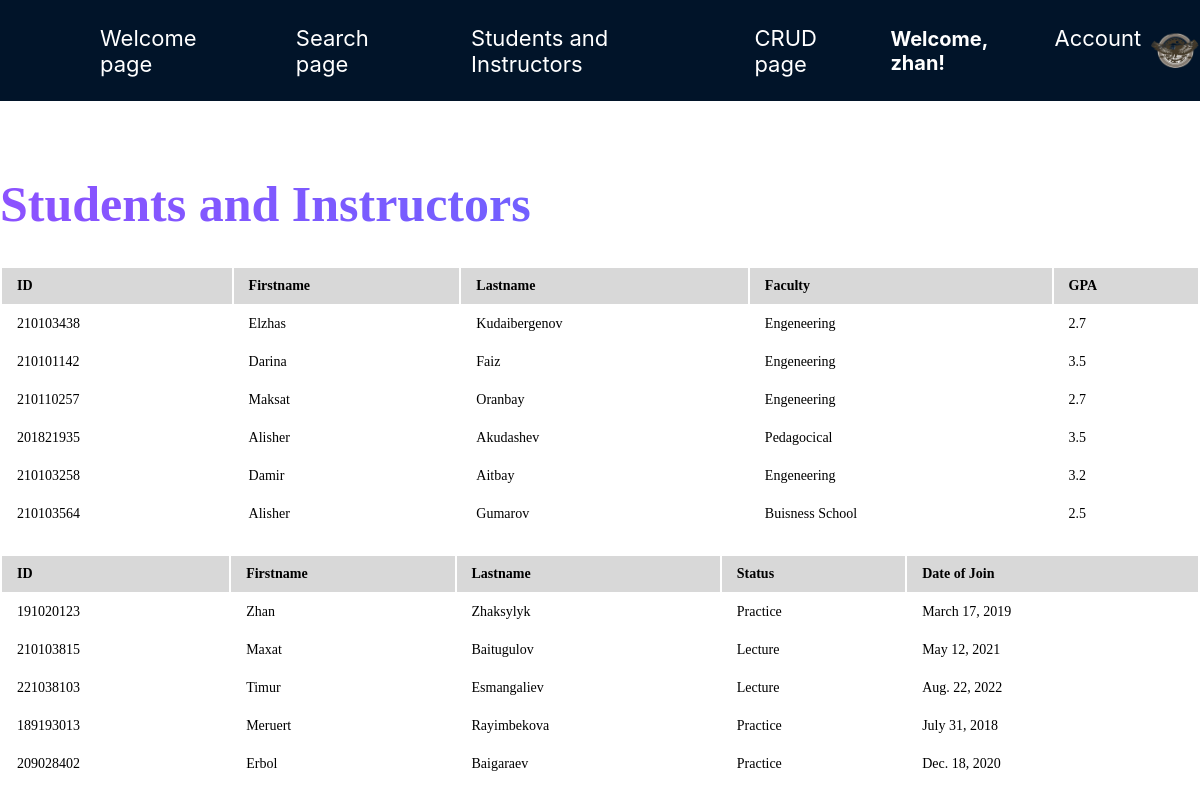
/all_members/ (signed in), run on the app's committed database.
### sdudent/models.py (models this page shows, shortened)
class Profile(models.Model):
    user = models.OneToOneField(User, on_delete=models.CASCADE)
    image = models.ImageField(default='profile_pics/default.png', upload_to='profile_pics')

class Student(models.Model):
    student_id = models.IntegerField(verbose_name='Student ID')
    firstname = models.CharField(max_length=255, verbose_name='First Name')
    lastname = models.CharField(max_length=255, verbose_name='Last Name')
    faculty = models.CharField(max_length=255, verbose_name='Faculty')
    student_gpa = models.FloatField(verbose_name='GPA')

class Instructor(models.Model):
    instructor_id = models.IntegerField()
    name = models.CharField(max_length=255)
    surname = models.CharField(max_length=255)
    status = models.CharField(max_length=255)
    dateofjoin = models.DateField()

### sdudent/views.py (the view)
# urls.py: path('all_members/', views.members, name='all_members'),
def members(request):
    mystudents = Student.objects.all().values()
    myinstructors = Instructor.objects.all().values()
    template = loader.get_template('all_members.html')
    context = {'mystudents':mystudents, 'myinstructors':myinstructors}
    return HttpResponse(template.render(context, request))

### sdudent/templates/all_members.html (shortened to what this page needs)
<!DOCTYPE html>
<html>
  <head>
  </head>
  <body>
    <nav>
      <a style="margin-left: 100px" href="{% url 'sdudent'%}">Welcome page</a>
      <a href="{% url 'index'%}">Search page</a>
      <a href="{% url 'all_members'%}">Students and Instructors</a>
      <a href="{% url 'home'%}">CRUD page</a>
      <div class="welcome-div">
        {% if user.is_authenticated %}
        <h4>Welcome, {{ user.username }}!</h4>
        {% endif %}
        <div class="dropdown">
          <a href="{% url 'register'%}">Account</a>
        </div>
        <img
          src="{{ user.profile.image.url }}"
          width="50"
          style="border-radius: 50%"
        />
      </div>
    </nav>
    <main>
      <h1>Students and Instructors</h1>
      <table border="1">
        <tr>
          <th>ID</th>
          <th>Firstname</th>
          <th>Lastname</th>
          <th>Faculty</th>
          <th>GPA</th>
        </tr>
        {% for x in mystudents %}
        <tr>
          <td>{{x.student_id}}</td>
          <td>{{x.firstname}}</td>
          <td>{{x.lastname}}</td>
          <td>{{x.faculty}}</td>
          <td>{{x.student_gpa}}</td>
        </tr>
        {% endfor %}
      </table>
      <table border="1">
        <tr>
          <th>ID</th>
          <th>Firstname</th>
          <th>Lastname</th>
          <th>Status</th>
          <th>Date of Join</th>
        </tr>
        {% for x in myinstructors %}
        <tr>
          <td>{{x.instructor_id}}</td>
          <td>{{x.name}}</td>
          <td>{{x.surname}}</td>
          <td>{{x.status}}</td>
          <td>{{x.dateofjoin}}</td>
        </tr>
        {% endfor %}
      </table>
    </main>
  </body>
</html>

### sdudent/templates/all_members.html (style rules this page uses)
body { display: flex; flex-direction: column; margin: 0; justify-content: center; }
main { position: relative; width: 100%; border-radius: 10px; background-color: #fff; border: none; font-size: 18px; overflow: hidden; transition: box-shadow 0.2s ease, transform 0.2s ease; }
h1 { font-size: 50px; font-weight: 600; background-image: linear-gradient(to left, #5271ff, #8c52ff); color: transparent; background-clip: text; -webkit-background-clip: text; }
table { width: 100%; border: none; margin-bottom: 20px; border: none; }
th { font-weight: bold; text-align: left; border: none; padding: 10px 15px; background: #d8d8d8; font-size: 14px; border-left: 1px solid #ddd; border-right: 1px solid #ddd; border: none; }
td { text-align: left; border-left: 1px solid #ddd; border-right: 1px solid #ddd; padding: 10px 15px; font-size: 14px; vertical-align: top; border: none; }
nav { background-color: #011429; display: flex; width: 100%; flex-direction: row; align-items: center; margin-bottom: 40px; }
a { font-size: 22px; color: #fff; margin: 20px 30px; text-decoration: none; position: relative; font-family: -apple-system, BlinkMacSystemFont, "Segoe UI", "Roboto", "Oxygen", "Ubuntu", "Cantarell", "Fira Sans", "Droid Sans", "Helvetica Neue", sans-serif; }
a::after { content: ""; display: block; height: 2px; width: 0; background-color: #1fb6ff; transition: width 0.3s ease-in-out; position: absolute; bottom: 0; left: 0; }
.dropdown { position: relative; display: inline-block; float: right; margin-left: auto; margin-right: auto; }
.welcome-div { display: flex; direction: row; align-items: center; float: right; margin-left: auto; margin-right: auto; }
h4 { font-size: 20px; color: #fff; font-family: -apple-system, BlinkMacSystemFont, "Segoe UI", "Roboto", "Oxygen", "Ubuntu", "Cantarell", "Fira Sans", "Droid Sans", "Helvetica Neue", sans-serif; }

### data on the page
Student: student_id "210103438", firstname "Elzhas", lastname "Kudaibergenov", faculty "Engeneering", student_gpa "2.7"
Student: student_id "210101142", firstname "Darina", lastname "Faiz", faculty "Engeneering", student_gpa "3.5"
Student: student_id "210110257", firstname "Maksat", lastname "Oranbay", faculty "Engeneering", student_gpa "2.7"
Student: student_id "201821935", firstname "Alisher", lastname "Akudashev", faculty "Pedagocical", student_gpa "3.5"
Student: student_id "210103258", firstname "Damir", lastname "Aitbay", faculty "Engeneering", student_gpa "3.2"
Student: student_id "210103564", firstname "Alisher", lastname "Gumarov", faculty "Buisness School", student_gpa "2.5"
Instructor: instructor_id "191020123", name "Zhan", surname "Zhaksylyk", status "Practice", dateofjoin "March 17, 2019"
Instructor: instructor_id "210103815", name "Maxat", surname "Baitugulov", status "Lecture", dateofjoin "May 12, 2021"
Instructor: instructor_id "221038103", name "Timur", surname "Esmangaliev", status "Lecture", dateofjoin "Aug. 22, 2022"
Instructor: instructor_id "189193013", name "Meruert", surname "Rayimbekova", status "Practice", dateofjoin "July 31, 2018"
Instructor: instructor_id "209028402", name "Erbol", surname "Baigaraev", status "Practice", dateofjoin "Dec. 18, 2020"

### other printed values
{{ user.username }} "zhan"
